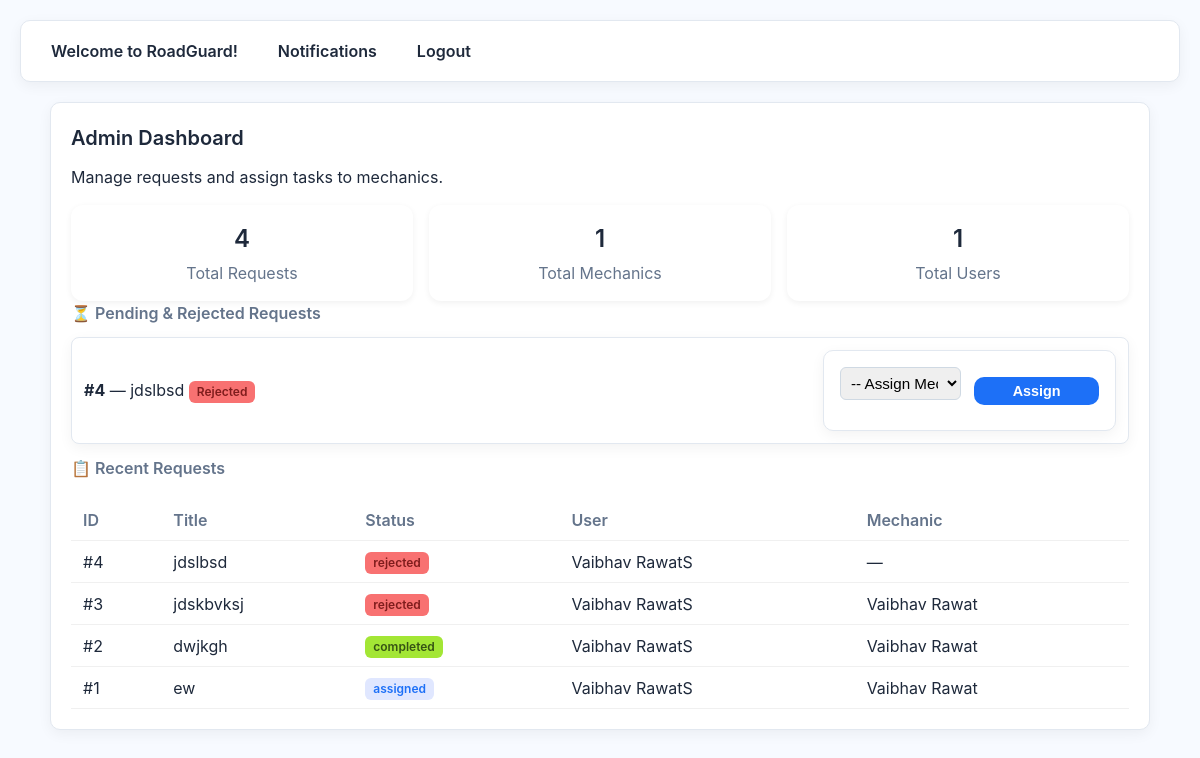
The app's page /admin/dashboard (signed in) with its own data.
### app.py (models this page shows)
class ServiceRequest(db.Model):
    id = db.Column(db.Integer, primary_key=True)
    user_id = db.Column(db.Integer, db.ForeignKey('user.id'))
    title = db.Column(db.String(200))
    description = db.Column(db.Text)
    lat = db.Column(db.Float)
    lng = db.Column(db.Float)
    status = db.Column(db.String(50), default='Submitted')
    created_at = db.Column(db.DateTime, default=datetime.utcnow)
    assigned_mechanic_id = db.Column(db.Integer, db.ForeignKey('user.id'), nullable=True)
    mechanic_response = db.Column(db.Text, nullable=True)
    user = db.relationship("User", foreign_keys=[user_id], backref="requests_made")
    mechanic = db.relationship("User", foreign_keys=[assigned_mechanic_id], backref="requests_taken")

class User(UserMixin, db.Model):
    id = db.Column(db.Integer, primary_key=True)
    name = db.Column(db.String(120))
    email = db.Column(db.String(120), unique=True)
    password = db.Column(db.String(120))  # NOTE: store hashed in production
    role = db.Column(db.String(20), default=Role.USER.value)
    phone = db.Column(db.String(20))

### app.py (the view)
@app.route('/admin/dashboard')
@login_required
def admin_dashboard():
    if current_user.role != Role.ADMIN.value:
        flash('Unauthorized','danger')
        return redirect(url_for('index'))
    pending = ServiceRequest.query.filter(ServiceRequest.assigned_mechanic_id==None).order_by(ServiceRequest.created_at.desc()).all()
    all_requests = ServiceRequest.query.order_by(ServiceRequest.created_at.desc()).limit(50).all()
    mechanics = User.query.filter_by(role=Role.MECHANIC.value).all()
    users = User.query.filter_by(role=Role.USER.value).all()
    return render_template('admin_dashboard.html', pending=pending, mechanics=mechanics, all_requests=all_requests, users=users)

### app.py (called while the page is built)
@login_manager.user_loader
def load_user(user_id):
    return User.query.get(int(user_id))

### templates/admin_dashboard.html (shortened to what this page needs)
{% extends 'layout.html' %}
{% block content %}
<div class="card fade-in">
  <h2>Admin Dashboard</h2>
  <p class="small-muted">Manage requests and assign tasks to mechanics.</p>
  <div class="summary-grid mt-16">
    <div class="summary-card">
      <h3>{{ all_requests|length }}</h3>
      <p>Total Requests</p>
    </div>
    <div class="summary-card">
      <h3>{{ mechanics|length }}</h3>
      <p>Total Mechanics</p>
    </div>
    <div class="summary-card">
      <h3>{{ users|length }}</h3>
      <p>Total Users</p>
    </div>
  </div>
  <h3 class="mt-24">⏳ Pending & Rejected Requests</h3>
  {% if pending %}
    <ul class="request-list">
      {% for p in pending %}
      <li class="list-item">
        <div>
          <strong>#{{ p.id }}</strong> — {{ p.title }}
          {% if p.status == 'rejected' %}
          <span class="badge rejected">Rejected</span>
          {% else %}
          <span class="badge pending">Pending</span>
          {% endif %}
        </div>
        <form method="post" action="{{ url_for('admin_assign') }}" class="assign-form">
          <select name="mech_id" required>
            <option value="">-- Assign Mechanic --</option>
          </select>
          <button type="submit" class="btn small">Assign</button>
        </form>
      </li>
      {% endfor %}
    </ul>
  {% else %}
    <div class="empty">No pending or rejected requests 🎉</div>
  {% endif %}
  <h3 class="mt-24">📋 Recent Requests</h3>
  <div class="table-wrapper">
    <table>
      <thead>
        <tr>
          <th>ID</th>
          <th>Title</th>
          <th>Status</th>
          <th>User</th>
          <th>Mechanic</th>
        </tr>
      </thead>
      <tbody>
      {% for r in all_requests %}
      <tr>
        <td>#{{ r.id }}</td>
        <td>{{ r.title }}</td>
        <td><span class="badge {{ r.status|lower }}">{{ r.status }}</span></td>
        <td>{{ r.user.name if r.user else "—" }}</td>
        <td>{{ r.mechanic.name if r.mechanic else "—" }}</td>
      </tr>
      {% endfor %}
      </tbody>
    </table>
  </div>
</div>
{% endblock %}

### templates/layout.html (shortened to what this page needs)
<!doctype html>
<html>
<head>
  <link rel="stylesheet" href="{{ url_for('static', filename='style.css') }}">
  <link rel="stylesheet" href="https://unpkg.com/leaflet@1.9.4/dist/leaflet.css" />
</head>
<body>
  <nav class="topnav">
    <a href="{{ url_for('index') }}">Welcome to RoadGuard!</a>
    {% if current_user.is_authenticated %}
      <a href="{{ url_for('notifications') }}">Notifications</a>
      <a href="{{ url_for('logout') }}">Logout</a>
    {% else %}
      <a href="{{ url_for('login') }}">Login</a>
      <a href="{{ url_for('register') }}">Register</a>
    {% endif %}
  </nav>
  <div class="container">
    {% block content %}{% endblock %}
  </div>
</body>
</html>

### static/style.css (style rules this page uses)
:root { --bg: #f7faff; --card: #ffffff; --border: #e2e8f0; --text: #1e293b; --muted: #64748b; --blue: #1d70f7; --blue-hover: #155fd1; --radius: 10px; --shadow: 0 4px 14px rgba(0,0,0,0.05); --max-width: 1100px; font-size: 16px; }
* { box-sizing: border-box; margin: 0; padding: 0; }
body { font-family: 'Inter', sans-serif; background: var(--bg); color: var(--text); line-height: 1.5; padding: 20px; }
.container { max-width: var(--max-width); margin: auto; }
.topnav { display: flex; gap: 20px; padding: 12px 20px; background: #fff; border: 1px solid var(--border); border-radius: var(--radius); box-shadow: var(--shadow); margin-bottom: 20px; }
.topnav a { color: var(--text); text-decoration: none; font-weight: 600; padding: 6px 10px; border-radius: 6px; transition: background 0.2s; }
.card { background: var(--card); border: 1px solid var(--border); border-radius: var(--radius); padding: 20px; box-shadow: var(--shadow); margin-bottom: 20px; }
h1,h2,h3 { margin-bottom: 12px; font-weight: 600; }
h2 { font-size: 1.25rem; color: var(--text); }
h3 { font-size: 1rem; color: var(--muted); }
.btn { background: var(--blue); color: #fff; padding: 10px 14px; border: none; border-radius: var(--radius); cursor: pointer; font-weight: 600; transition: background 0.2s; }
.btn.small { padding: 6px 10px; font-size: 0.9rem; }
form { background: #fff; padding: 16px; border: 1px solid var(--border); border-radius: var(--radius); box-shadow: var(--shadow); }
input, select, textarea { width: 100%; padding: 10px; border: 1px solid var(--border); border-radius: var(--radius); font-size: 0.95rem; margin-bottom: 14px; transition: border-color 0.2s, box-shadow 0.2s; }
form button[type="submit"] { width: 100%; }
.list-item { padding: 12px; background: #fff; border: 1px solid var(--border); border-radius: var(--radius); display: flex; justify-content: space-between; align-items: center; box-shadow: var(--shadow); }
.badge { padding: 4px 10px; border-radius: 999px; font-size: 0.8rem; font-weight: 600; background: #e0e7ff; color: var(--blue); }
.table-wrapper { overflow-x: auto; }
table { width: 100%; border-collapse: collapse; margin-top: 10px; }
table th, table td { padding: 10px; text-align: left; border-bottom: 1px solid var(--border); }
table th { font-weight: 600; color: var(--muted); }
.mt-16 { margin-top: 16px; }

### templates/admin_dashboard.html (style rules this page uses)
.summary-grid { display: grid; grid-template-columns: repeat(auto-fit, minmax(180px,1fr)); gap: 16px; }
.summary-card { background: var(--card); text-align: center; padding: 16px; border-radius: 12px; box-shadow: 0 2px 6px rgba(0,0,0,0.06); }
.summary-card h3 { margin: 0; font-size: 24px; color: var(--accent); }
.summary-card p { margin: 4px 0 0; color: var(--muted); }
.request-list { list-style: none; padding: 0; margin: 12px 0; display: flex; flex-direction: column; gap: 12px; }
.request-list .list-item { background: var(--card); padding: 12px; border-radius: 8px; display: flex; justify-content: space-between; align-items: center; }
.assign-form { display: flex; gap: 8px; align-items: center; }
.assign-form select { padding: 6px; border-radius: 6px; margin-right: 5px; border: 1px solid #cfd9e3; }
.table-wrapper { margin-top: 12px; overflow-x: auto; }
table { width: 100%; border-collapse: collapse; margin-top: 8px; }
table th, table td { padding: 8px 12px; text-align: left; border-bottom: 1px solid rgba(0,0,0,0.06); }
table th { color: var(--muted); font-weight: 600; }
.badge { display: inline-block; padding: 2px 8px; border-radius: 6px; font-size: 12px; font-weight: 600; }
.badge.rejected { background-color: #f87171; color: #7f1d1d; }
.badge.completed { background-color: #a3e635; color: #365314; }

### records on screen
ServiceRequest: id "4", title "jdslbsd", shows "Rejected", status "rejected", user "Vaibhav RawatS", mechanic "—"
ServiceRequest: id "3", title "jdskbvksj", status "rejected", user "Vaibhav RawatS", mechanic "Vaibhav Rawat"
ServiceRequest: id "2", title "dwjkgh", status "completed", user "Vaibhav RawatS", mechanic "Vaibhav Rawat"
ServiceRequest: id "1", title "ew", status "assigned", user "Vaibhav RawatS", mechanic "Vaibhav Rawat"

### other values on screen
{{ all_requests|length }} "4"
{{ mechanics|length }} "1"
{{ users|length }} "1"
